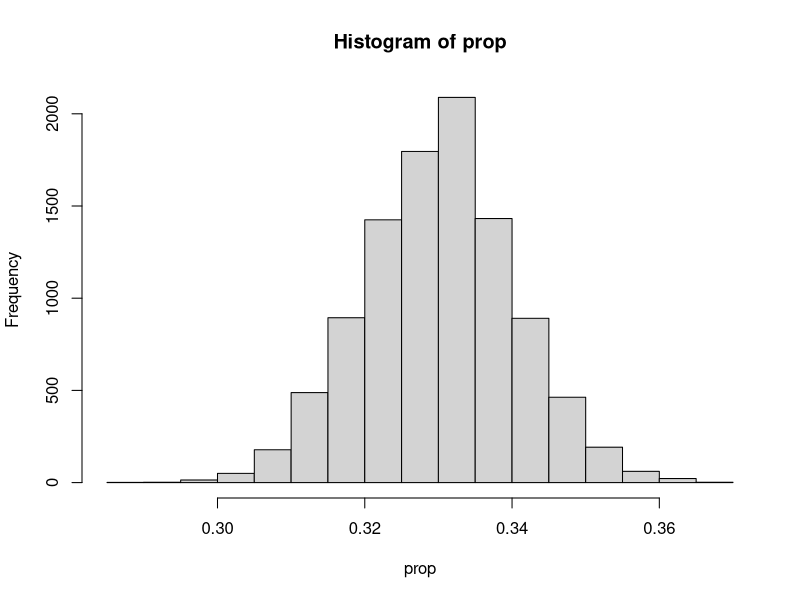

The R script that drew this image:
# MATH 240
# Fall 2026
# Bootstrapping for Confidence Intervals

# 1. Set seed for replicating random results
set.seed(13)

# 2. Label subjects as those who will vote and those that will not
votes = c(rep("vote", 668), rep("not", 2024 - 668))
votes = sample(votes, replace = F) # used to randomize the sample

# 3. Set number of bootstrap samples; setup
N = 10000
prop = rep(-1, N)

# 4. For one bootstrap sample: sample with replacement, get proportion
for (i in 1:N){
  boot_sample <- sample(votes, replace = T)
  prop[i] = mean(boot_sample == "vote")
}

# 5. Show histogram; find 2.5th and 97.5th percentiles for CI
hist(prop)
quantile(prop, c(0.025, 0.975))
